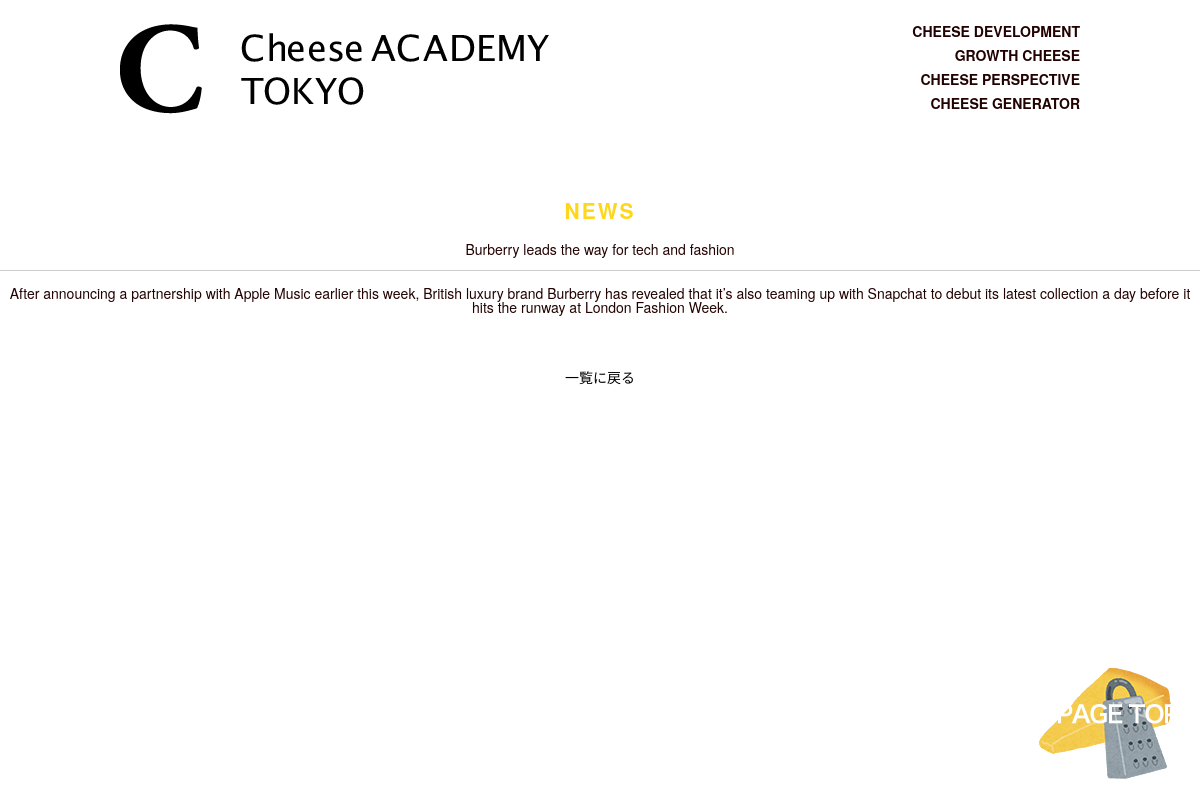
The page /content.php?id=1 on the database its author committed.
### tables this page shows
CREATE TABLE IF NOT EXISTS `newsapp` (
  `id` int(11) NOT NULL,
  `title` varchar(128) NOT NULL,
  `content` varchar(1024) NOT NULL,
  `category_id` int(11) NOT NULL,
  `category_name` varchar(64) NOT NULL,
  `create_date` datetime NOT NULL,
  `update_date` datetime NOT NULL,
  `vote_num` int(11) NOT NULL
);

### content.php (the view, shortened to what this page needs)
<!DOCTYPE html>
<html>
<head>
    <link rel="stylesheet" href="css/reset.css">
    <link rel="stylesheet" href="css/style.css">
</head>
<body>
   <?php include("header.php"); ?>
    <section class="news contents-box">
        <h2 class="section-title text-center">
            <span class="section-title__yellow">News</span></h2>
        <div class="text-center">
            <dl class="clearfix">
            <?php
$id = $_GET['id'];
$pdo = new PDO("mysql:host=localhost;dbname=cs_academy;charset=utf8", "root", "");
$sql = "SELECT * FROM newsapp where id = $id";
$stmt = $pdo->prepare($sql);
$stmt->execute();
$results = $stmt->fetchAll(PDO::FETCH_ASSOC);
echo ($results[0]["title"]);
echo "<hr>";
echo ($results[0]["content"]);
?>
</dl>
    <p class="view-detail text-center"><a href="news_list.php?page=1">一覧に戻る</a></p>
        </div>
    </section>
    <?php include("footer.php"); ?>
<p class="btn-pageTop"><a href="#"><img src="img/btn-pagetop.png" alt=""></a></p>
</body>
</html>
<p class="btn-pageTop"><a href="#"><img src="img/btn-pagetop.png" alt=""></a></p>
</body>
</html>

### css/style.css (style rules this page uses)
body { font-size:62.5%; font-family:'Helvetica Neue', Helvetica, Arial, YuGothic, 'Yu Gothic', 游ゴシック体, '游ゴシック', 'ヒラギノ角ゴ ProN W3', 'Hiragino Kaku Gothic ProN', 'ヒラギノ角ゴ Pro W3', 'Hiragino Kaku Gothic Pro', メイリオ, Meiryo, 'MS ゴシック', 'MS Gothic', sans-serif; }
.text-center { text-align:center; }
.section-title { margin-bottom: 21px; font-size:21px; text-transform: uppercase; letter-spacing: 0.1em; }
.section-title__yellow { color:#ffd61a; }
.contents-box { padding:56px 0 48px; }
.view-detail { margin-top:56px; }
.btn-pageTop { position: fixed; right: 20px; bottom:20px; }

### rows shown on the page
newsapp: title "Burberry leads the way for tech and fashion", content "After announcing a partnership with Apple Music earlier this week, British luxury brand Burberry has revealed that it’s also teaming up with Snapchat to debut its latest collection a day before it hits the runway at London Fashion Week."
